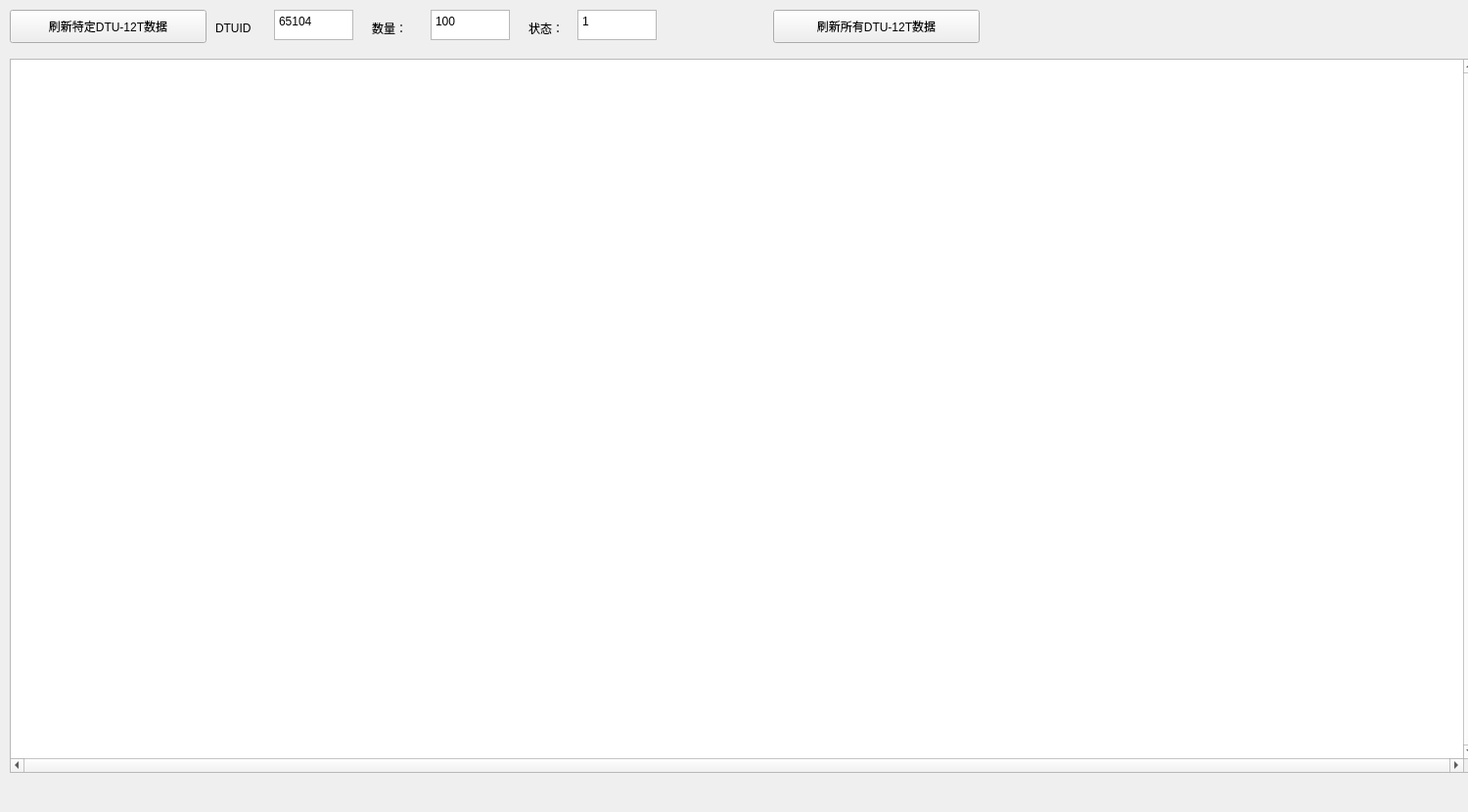
<?xml version="1.0" encoding="UTF-8"?>
<ui version="4.0">
 <class>myform4</class>
 <widget class="QWidget" name="myform4">
  <property name="geometry">
   <rect>
    <x>0</x>
    <y>0</y>
    <width>1500</width>
    <height>830</height>
   </rect>
  </property>
  <property name="windowTitle">
   <string>查询12T</string>
  </property>
  <widget class="QTableWidget" name="tableWidget1">
   <property name="geometry">
    <rect>
     <x>10</x>
     <y>60</y>
     <width>1500</width>
     <height>730</height>
    </rect>
   </property>
   <property name="sizePolicy">
    <sizepolicy hsizetype="Expanding" vsizetype="Expanding">
     <horstretch>0</horstretch>
     <verstretch>0</verstretch>
    </sizepolicy>
   </property>
   <property name="verticalScrollBarPolicy">
    <enum>Qt::ScrollBarAlwaysOn</enum>
   </property>
   <property name="horizontalScrollBarPolicy">
    <enum>Qt::ScrollBarAlwaysOn</enum>
   </property>
   <property name="selectionMode">
    <enum>QAbstractItemView::ContiguousSelection</enum>
   </property>
  </widget>
  <widget class="QPushButton" name="pushButton">
   <property name="geometry">
    <rect>
     <x>10</x>
     <y>10</y>
     <width>201</width>
     <height>34</height>
    </rect>
   </property>
   <property name="autoFillBackground">
    <bool>false</bool>
   </property>
   <property name="text">
    <string>刷新特定DTU-12T数据</string>
   </property>
  </widget>
  <widget class="QTextEdit" name="textEdit">
   <property name="geometry">
    <rect>
     <x>280</x>
     <y>10</y>
     <width>81</width>
     <height>31</height>
    </rect>
   </property>
   <property name="html">
    <string>&lt;!DOCTYPE HTML PUBLIC &quot;-//W3C//DTD HTML 4.0//EN&quot; &quot;http://www.w3.org/TR/REC-html40/strict.dtd&quot;&gt;
&lt;html&gt;&lt;head&gt;&lt;meta name=&quot;qrichtext&quot; content=&quot;1&quot; /&gt;&lt;style type=&quot;text/css&quot;&gt;
p, li { white-space: pre-wrap; }
&lt;/style&gt;&lt;/head&gt;&lt;body style=&quot; font-family:'SimSun'; font-size:9pt; font-weight:400; font-style:normal;&quot;&gt;
&lt;p style=&quot; margin-top:0px; margin-bottom:0px; margin-left:0px; margin-right:0px; -qt-block-indent:0; text-indent:0px;&quot;&gt;65104&lt;/p&gt;&lt;/body&gt;&lt;/html&gt;</string>
   </property>
  </widget>
  <widget class="QLabel" name="label_3">
   <property name="geometry">
    <rect>
     <x>220</x>
     <y>20</y>
     <width>61</width>
     <height>18</height>
    </rect>
   </property>
   <property name="text">
    <string>DTUID</string>
   </property>
  </widget>
  <widget class="QTextEdit" name="textEdit_2">
   <property name="geometry">
    <rect>
     <x>440</x>
     <y>10</y>
     <width>81</width>
     <height>31</height>
    </rect>
   </property>
   <property name="html">
    <string>&lt;!DOCTYPE HTML PUBLIC &quot;-//W3C//DTD HTML 4.0//EN&quot; &quot;http://www.w3.org/TR/REC-html40/strict.dtd&quot;&gt;
&lt;html&gt;&lt;head&gt;&lt;meta name=&quot;qrichtext&quot; content=&quot;1&quot; /&gt;&lt;style type=&quot;text/css&quot;&gt;
p, li { white-space: pre-wrap; }
&lt;/style&gt;&lt;/head&gt;&lt;body style=&quot; font-family:'SimSun'; font-size:9pt; font-weight:400; font-style:normal;&quot;&gt;
&lt;p style=&quot; margin-top:0px; margin-bottom:0px; margin-left:0px; margin-right:0px; -qt-block-indent:0; text-indent:0px;&quot;&gt;100&lt;/p&gt;&lt;/body&gt;&lt;/html&gt;</string>
   </property>
  </widget>
  <widget class="QLabel" name="label_4">
   <property name="geometry">
    <rect>
     <x>380</x>
     <y>20</y>
     <width>51</width>
     <height>18</height>
    </rect>
   </property>
   <property name="text">
    <string>数量：</string>
   </property>
  </widget>
  <widget class="QPushButton" name="pushButton_2">
   <property name="geometry">
    <rect>
     <x>790</x>
     <y>10</y>
     <width>211</width>
     <height>34</height>
    </rect>
   </property>
   <property name="autoFillBackground">
    <bool>false</bool>
   </property>
   <property name="text">
    <string>刷新所有DTU-12T数据</string>
   </property>
  </widget>
  <widget class="QLabel" name="label_5">
   <property name="geometry">
    <rect>
     <x>540</x>
     <y>20</y>
     <width>51</width>
     <height>18</height>
    </rect>
   </property>
   <property name="text">
    <string>状态：</string>
   </property>
  </widget>
  <widget class="QTextEdit" name="textEdit_3">
   <property name="geometry">
    <rect>
     <x>590</x>
     <y>10</y>
     <width>81</width>
     <height>31</height>
    </rect>
   </property>
   <property name="html">
    <string>&lt;!DOCTYPE HTML PUBLIC &quot;-//W3C//DTD HTML 4.0//EN&quot; &quot;http://www.w3.org/TR/REC-html40/strict.dtd&quot;&gt;
&lt;html&gt;&lt;head&gt;&lt;meta name=&quot;qrichtext&quot; content=&quot;1&quot; /&gt;&lt;style type=&quot;text/css&quot;&gt;
p, li { white-space: pre-wrap; }
&lt;/style&gt;&lt;/head&gt;&lt;body style=&quot; font-family:'SimSun'; font-size:9pt; font-weight:400; font-style:normal;&quot;&gt;
&lt;p style=&quot; margin-top:0px; margin-bottom:0px; margin-left:0px; margin-right:0px; -qt-block-indent:0; text-indent:0px;&quot;&gt;1&lt;/p&gt;&lt;/body&gt;&lt;/html&gt;</string>
   </property>
  </widget>
 </widget>
 <resources/>
 <connections>
  <connection>
   <sender>pushButton</sender>
   <signal>clicked()</signal>
   <receiver>myform4</receiver>
   <slot>bt1_click()</slot>
   <hints>
    <hint type="sourcelabel">
     <x>14</x>
     <y>30</y>
    </hint>
    <hint type="destinationlabel">
     <x>138</x>
     <y>829</y>
    </hint>
   </hints>
  </connection>
  <connection>
   <sender>pushButton_2</sender>
   <signal>clicked()</signal>
   <receiver>myform4</receiver>
   <slot>bt2_click()</slot>
   <hints>
    <hint type="sourcelabel">
     <x>606</x>
     <y>33</y>
    </hint>
    <hint type="destinationlabel">
     <x>812</x>
     <y>64</y>
    </hint>
   </hints>
  </connection>
 </connections>
 <slots>
  <slot>bt1_click()</slot>
  <slot>bt2_click()</slot>
  <slot>LW1_dclick()</slot>
  <slot>bt3_click()</slot>
  <slot>bt4_click()</slot>
  <slot>bt5_click()</slot>
 </slots>
</ui>
